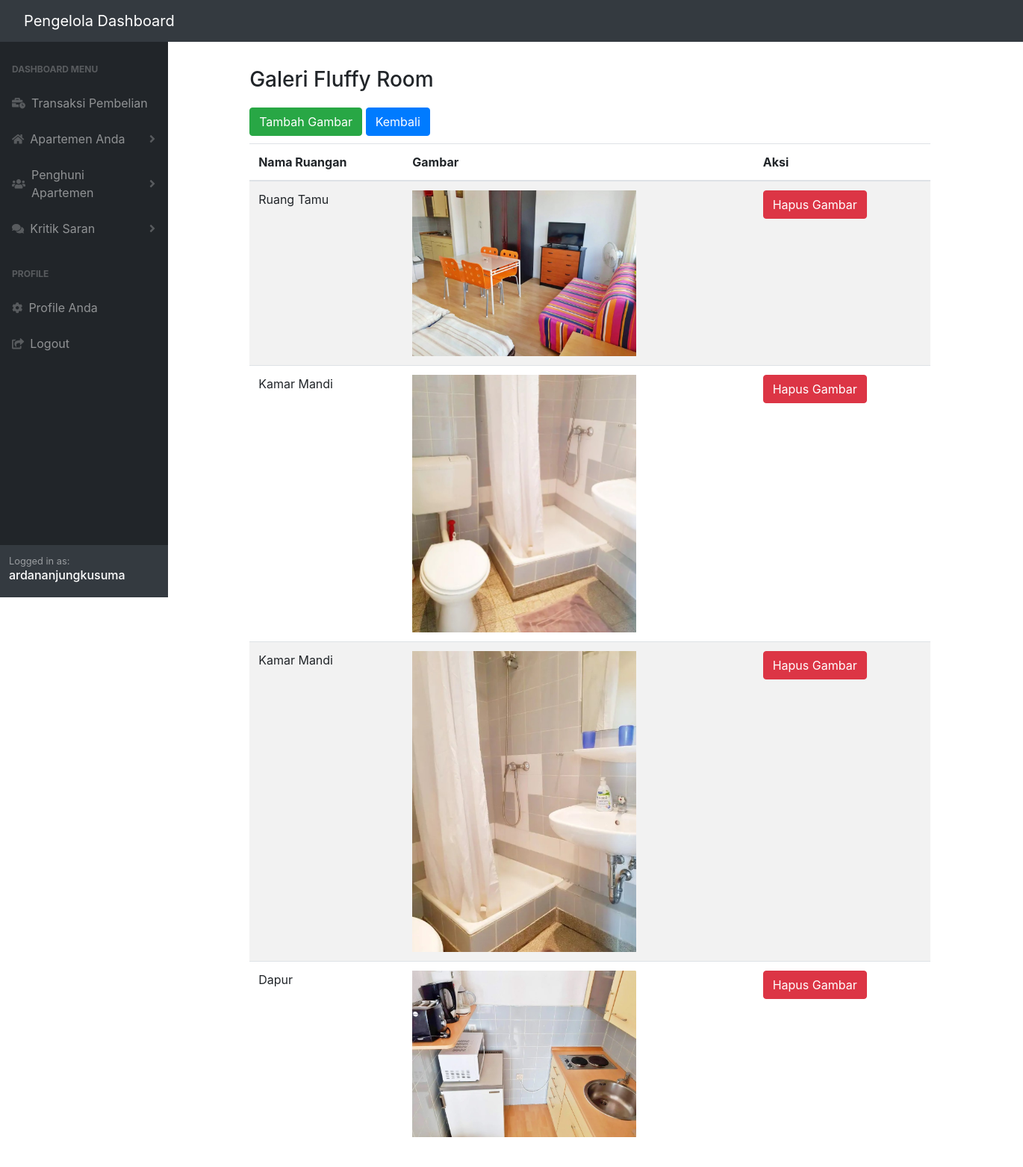
Page /galeri-ruang-apartemen-anda.php?id_ruangan=1 (signed in) on the committed database.
### tables this page shows
CREATE TABLE `ruangan_apartemen` (
  `id_ruangan` int(11) NOT NULL,
  `id_apartemen` int(11) NOT NULL,
  `id_pengelola` int(11) NOT NULL,
  `nama` varchar(255) NOT NULL,
  `jenis_ruangan` varchar(250) NOT NULL,
  `harga_beli` bigint(20) NOT NULL,
  `detail_ruangan` text NOT NULL,
  `sisa_ruang_apartemen` int(10) NOT NULL,
  `gambar_utama` text NOT NULL
);

CREATE TABLE `gambar_apartemen` (
  `id_gambar` int(11) NOT NULL,
  `id_ruangan` int(11) NOT NULL,
  `gambar` text NOT NULL,
  `deskripsi_singkat` varchar(50) NOT NULL DEFAULT 'Image'
);

### galeri-ruang-apartemen-anda.php (the view, shortened to what this page needs)
<?php
include 'connection.php';
if ($_SESSION['status_login'] == 'pengelola_login') {
    $id_ruangan = $_GET['id_ruangan'];
    include 'header-pengelola-dashboard.php';
?>
    <div class="container" style="padding: 20px; margin: 10 px auto; margin-left: 220px; margin-right: auto;margin-top:50px;">
        <div class="row">
            <div class="col-md-10" style="margin: 0 auto;">
                <?php
                $queryDetailApartemen = "select * from ruangan_apartemen where id_ruangan = '$id_ruangan'";
                $resultDetailApartemen = mysqli_query($connect, $queryDetailApartemen);
                while ($apartemen = mysqli_fetch_array($resultDetailApartemen)) {
                ?>
                    <h3 style="margin-top:20px;margin-bottom: 20px">Galeri <?= $apartemen['nama'] ?> Room</h3>
                    <a href="tambah-gambar-ruangan.php?id_ruangan=<?= $apartemen['id_ruangan'] ?>" class="btn btn-success">Tambah Gambar</a>
                    <a href="ruangan-apartemen-anda.php" class="btn btn-primary">Kembali</a>
                    <table class="table table-striped" style="margin-top: 10px">
                        <thead>
                            <tr>
                                <th scope="col">Nama Ruangan</th>
                                <th scope="col">Gambar</th>
                                <th scope="col">Aksi</th>
                            </tr>
                        </thead>
                        <tbody>
                            <?php
                            $queryGambarRuangan = "select * from gambar_apartemen where id_ruangan = '$id_ruangan'";
                            $resultGambarRuangan = mysqli_query($connect, $queryGambarRuangan);
                            while ($gambar = mysqli_fetch_array($resultGambarRuangan)) {
                            ?>
                                <tr>
                                    <td><?= $gambar['deskripsi_singkat'] ?></td>
                                    <td><img style="width: 300px" src="<?= $gambar['gambar'] ?>"></td>
                                    <td><a href="hapus-gambar-ruangan.php?id_gambar=<?= $gambar['id_gambar'] ?>&id_ruangan=<?= $id_ruangan ?>" class="btn btn-danger" onclick="return confirm('Apakah anda yakin menghapus Gambar ini?')">Hapus Gambar</a></td>
                                </tr>
                            <?php
                            }
                            ?>
                        </tbody>
                    </table>
                    <br><br>
            </div>
        <?php
                }
        ?>
        </div>
    </div>
    </body>
<?php
} else { ?>
    <script>
        window.location = 'login-pengelola.php';
    </script>
<?php
}
?>
</html>

### rows in the picture
ruangan_apartemen: nama "Fluffy"
gambar_apartemen: deskripsi_singkat "Ruang Tamu", gambar (picture)
gambar_apartemen: deskripsi_singkat "Kamar Mandi", gambar (picture)
gambar_apartemen: deskripsi_singkat "Kamar Mandi", gambar (picture)
gambar_apartemen: deskripsi_singkat "Dapur", gambar (picture)

### other values in the picture
$_SESSION['usernameOrEmail'] "ardananjungkusuma"
